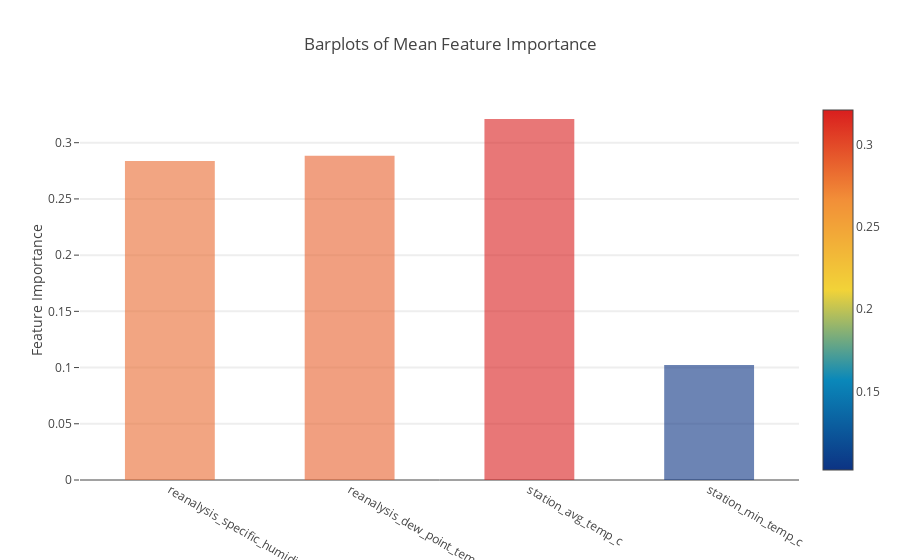

The notebook cell this image was saved under:
### Code cell
y = feature_dataframe['mean'].values
x = feature_dataframe['features'].values
data = [go.Bar(
            x= x,
             y= y,
            width = 0.5,
            marker=dict(
               color = feature_dataframe['mean'].values,
            colorscale='Portland',
            showscale=True,
            reversescale = False
            ),
            opacity=0.6
        )]

layout= go.Layout(
    autosize= True,
    title= 'Barplots of Mean Feature Importance',
    hovermode= 'closest',
#     xaxis= dict(
#         title= 'Pop',
#         ticklen= 5,
#         zeroline= False,
#         gridwidth= 2,
#     ),
    yaxis=dict(
        title= 'Feature Importance',
        ticklen= 5,
        gridwidth= 2
    ),
    showlegend= False
)
fig = go.Figure(data=data, layout=layout)
py.iplot(fig, filename='bar-direct-labels')

### Figure 1 — Plotly figure (JSON) as saved in the notebook; plotly's stock layout.template omitted (floating-point values rounded to 4 significant figures)
{"data": [{"marker": {"color": [0.2837, 0.2885, 0.3211, 0.1022], "colorscale": "Portland", "reversescale": false, "showscale": true}, "opacity": 0.6, "type": "bar", "uid": "fb04199a-89ba-11e8-838b-60f67771209b", "width": 0.5, "x": ["reanalysis_specific_humidity_g_per_kg", "reanalysis_dew_point_temp_k", "station_avg_temp_c", "station_min_temp_c"], "y": [0.2837, 0.2885, 0.3211, 0.1022]}], "layout": {"autosize": true, "hovermode": "closest", "showlegend": false, "title": "Barplots of Mean Feature Importance", "yaxis": {"gridwidth": 2, "ticklen": 5, "title": "Feature Importance"}}}
